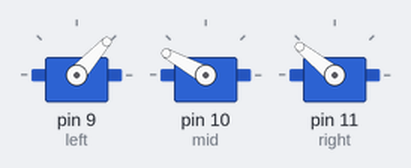
Simulated run of this sketch. Board: Arduino Uno, built with avr-gcc and run on an emulated ATmega328P. Shown: 3 × servo.

Above: at 0.05 s.
At 4.0 s:
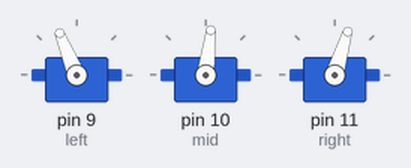
Timing chart, 0 to 5.2 s (numbered marks = the images above):
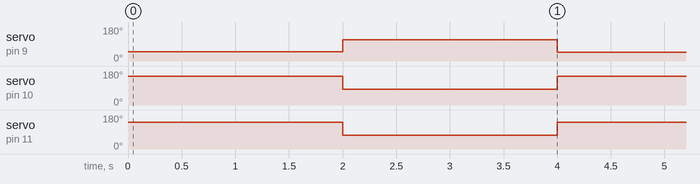

Measured:
- by itself, servo on pin 9 (left): alternates 112° for 2.0 s and 47° for 2.0 s
- by itself, servo on pin 10 (mid): alternates 151° for 2.0 s and 83° for 2.0 s
- by itself, servo on pin 11 (right): alternates 141° for 2.0 s and 73° for 2.0 s

The sketch:

servo_test.ino
```cpp
/*
 * This code tests functionality of Servo library and position function of servo motor.
 * Inputs: N.A.
 * Outputs: 3 digital signals for servo motor enable.
 */
#include <Servo.h>

#define left 9
#define mid 10
#define right 11

/* Servo motor */
Servo myservo_left;
Servo myservo_mid;
Servo myservo_right;

void setup() {
  pinMode(left, OUTPUT);
  pinMode(mid, OUTPUT);
  pinMode(right, OUTPUT);
  Serial.begin(9600);
  myservo_left.attach(left);
  myservo_mid.attach(mid);
  myservo_right.attach(right);
  myservo_left.writeMicroseconds(1040);
  myservo_mid.writeMicroseconds(2100);
  myservo_right.writeMicroseconds(2000);
}
void loop() {

  delay(2000);
  myservo_left.writeMicroseconds(1700);
  myservo_mid.writeMicroseconds(1400);
  myservo_right.writeMicroseconds(1300);

  delay(2000);
  myservo_left.writeMicroseconds(1030);
  myservo_mid.writeMicroseconds(2100);
  myservo_right.writeMicroseconds(2000);
}
```
